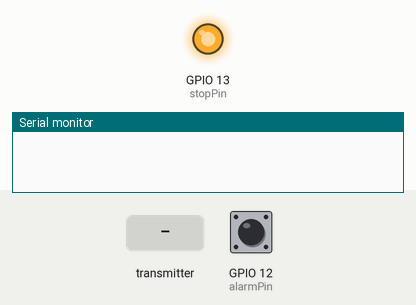
The sketch below on a simulated ESP8266 (NodeMCU). On the bench: output pins drawn as LEDs (lit = HIGH), the last lines printed to the serial monitor. Inputs (shaded band) come from the test bench; at power-on: GPIO 12 (alarmPin) HIGH.

Above: at 1.2 s.
1.3 s: the transmitter starts sending stopp = 1
At 1.8 s:
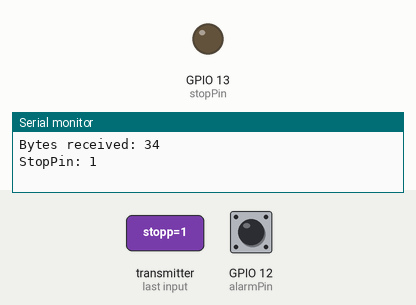
4.4 s: the transmitter starts sending stopp = 0
At 5.5 s:
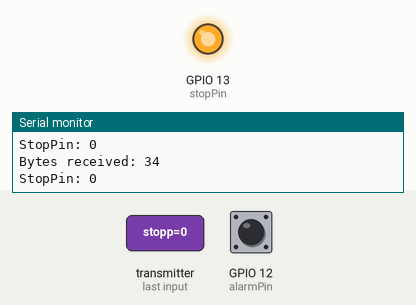
Timing chart, 0 to 7.4 s (numbered marks = the images above; inputs shaded):
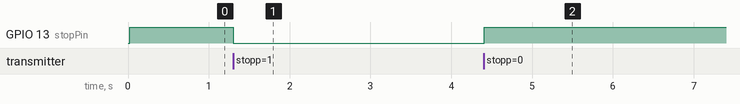

Measured:
- after the input at 1.3 s, GPIO 13 (stopPin): HIGH → LOW at once
- after the input at 4.4 s, GPIO 13 (stopPin): LOW → HIGH at once

The sketch:

Minid1sender.ino
```cpp
// (licence header left out)
#define alarmPin 12 //D6
#define stopPin 13 //D7
#include <ESP8266WiFi.h>
#include <espnow.h>


// REPLACE WITH THE MAC Address of your receiver AC:67:B2:0C:A5:AC
uint8_t broadcastAddress[] = {0xAC, 0x67, 0xB2, 0x0C, 0xA5, 0xAC};
bool stoppstatus = 1;
// Structure example to send data
// Must match the receiver structure
typedef struct struct_message {
  char a[32];
  bool alarm;
  bool stopp;
} struct_message;

// Create a struct_message called myData
struct_message myData;

unsigned long lastTime = 0;
unsigned long timerDelay = 2000;  // send readings timer
bool alarmstatus = 1;

void OnDataRecv(uint8_t * mac, uint8_t *incomingData, uint8_t len) {
  memcpy(&myData, incomingData, sizeof(myData));
  Serial.print("Bytes received: ");
  Serial.println(len);

  Serial.print("StopPin: ");
  Serial.println(myData.stopp);
  Serial.println();
  stoppstatus = !myData.stopp;

}
// Callback when data is sent
void OnDataSent(uint8_t *mac_addr, uint8_t sendStatus) {
  Serial.print("Last Packet Send Status: ");
  if (sendStatus == 0){
    Serial.println("Delivery success");
  }
  else{
    Serial.println("Delivery fail");
  }
}

void setup() {
  pinMode(alarmPin,INPUT_PULLUP);
  pinMode(stopPin,OUTPUT);
  // Init Serial Monitor
  Serial.begin(115200);

  // Set device as a Wi-Fi Station
  WiFi.mode(WIFI_STA);

  // Init ESP-NOW
  if (esp_now_init() != 0) {
    Serial.println("Error initializing ESP-NOW");
    return;
  }

  // Once ESPNow is successfully Init, we will register for Send CB to
  // get the status of Trasnmitted packet
  esp_now_set_self_role(ESP_NOW_ROLE_COMBO);
  esp_now_register_send_cb(OnDataSent);
  esp_now_register_recv_cb(OnDataRecv);

  // Register peer
  esp_now_add_peer(broadcastAddress, ESP_NOW_ROLE_SLAVE, 1, NULL, 0);
}

void loop() {
  delay(20);
  //Serial.print(alarmstatus);
  if (digitalRead(alarmPin)!=alarmstatus) { // alarmstatus 1: alarm ist aus
    alarmstatus=!alarmstatus;
    // Set values to send
    strcpy(myData.a, "THIS IS A CHAR");
    myData.alarm = !alarmstatus;

    // Send message via ESP-NOW
    esp_now_send(broadcastAddress, (uint8_t *) &myData, sizeof(myData));


  }
  digitalWrite(stopPin,stoppstatus);
}
```
